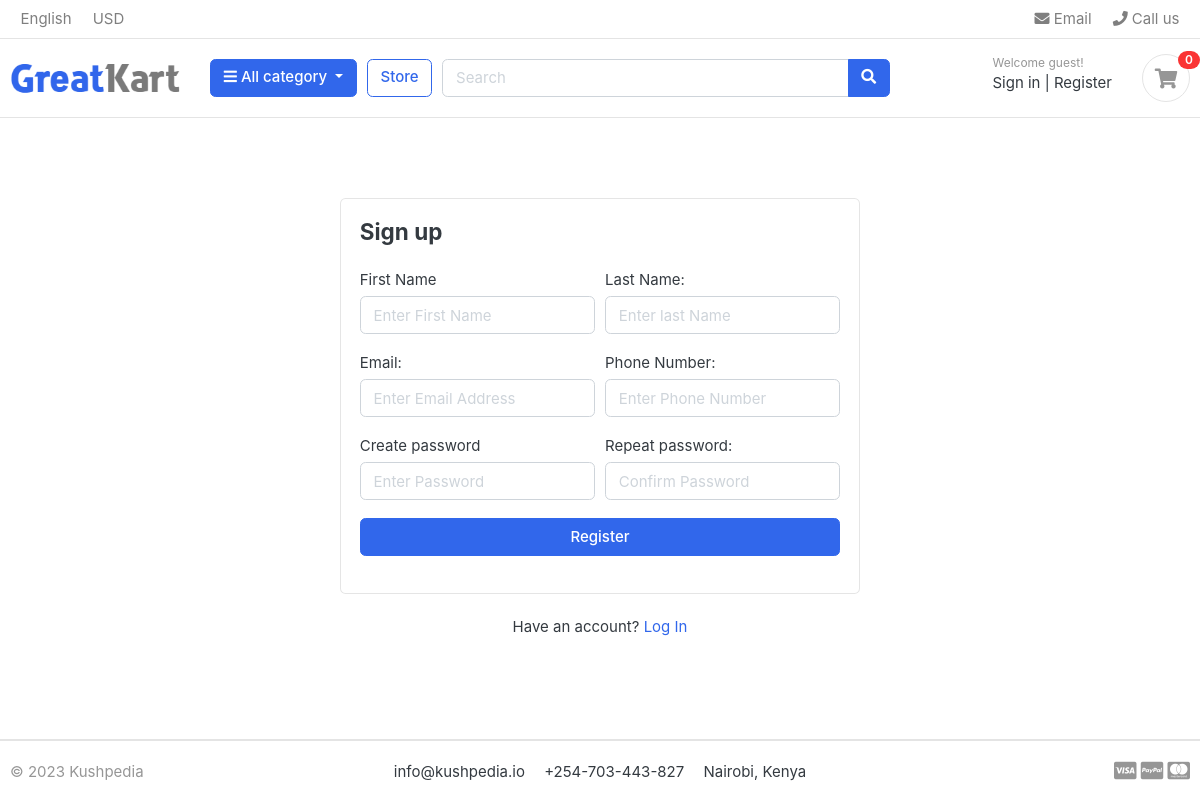
The app's page /accounts/register/ (signed in), older data.
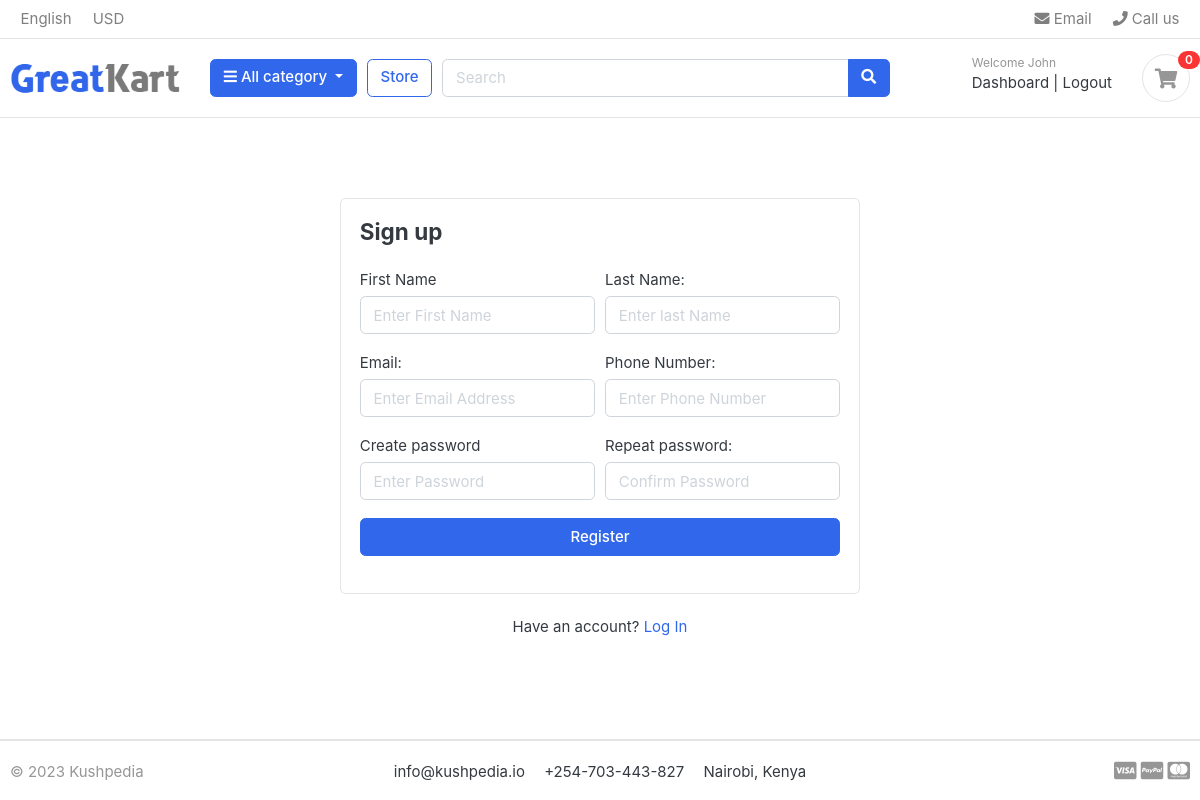
The same page, newer data.
### accounts/models.py (models this page shows, shortened)
class Account(AbstractBaseUser):
    first_name = models.CharField(max_length=100)
    last_name = models.CharField(max_length=100)
    username = models.CharField(max_length=100, unique=True)
    email = models.EmailField(max_length=50, unique=True)
    phone_number = models.CharField(max_length=50)
    date_joined = models.DateTimeField(auto_now_add=True)
    last_login = models.DateTimeField(auto_now_add=True)
    is_admin = models.BooleanField(default=False)
    is_staff = models.BooleanField(default=False)
    is_active = models.BooleanField(default=False)
    is_superadmin = models.BooleanField(default=False)
    USERNAME_FIELD = 'email'
    REQUIRED_FIELDS = ['username', 'first_name', 'last_name']
    objects = MyAccountManager()

### accounts/views.py (the view)
# urls.py: path('register/',views.register,name="register"),
def register(request):
    if request.method == 'POST':
        form = RegistrationForm(request.POST)
        if form.is_valid():
            first_name = form.cleaned_data['first_name']
            last_name = form.cleaned_data['last_name']
            phone_number = form.cleaned_data['phone_number']
            password = form.cleaned_data['password']
            email = form.cleaned_data['email']
            username = email.split("@")[0]
            user = Account.objects.create_user(first_name = first_name, last_name = last_name, email = email, username = username, password = password)
            user.phone_number = phone_number
            user.save()
            current_site = get_current_site(request)
            mail_subject = 'Account Activation'
            message = render_to_string('accounts/account_verification_email.html',{
                'user' : user,
                'domain' : current_site,
                'uid' : urlsafe_base64_encode(force_bytes(user.pk)),
                'token' : default_token_generator.make_token(user),
            })
            to_email = email
            send_email = EmailMessage(mail_subject, message, to=[to_email])
            send_email.send()
            return redirect('/accounts/login/?command=verification&email='+email)
    else:
        form = RegistrationForm()
    context = {
        'form' : form,
        }
    return render(request, 'accounts/register.html', context)

### accounts/forms.py (shortened to what this page needs)
class RegistrationForm(forms.ModelForm):
    password = forms.CharField(widget=forms.PasswordInput(attrs={
        'placeholder': 'Enter Password',
    }))
    confirm_password = forms.CharField(widget=forms.PasswordInput(attrs={
        'placeholder': 'Confirm Password'
    }))
    class Meta:
        model = Account
        fields = ['first_name', 'last_name', 'email', 'phone_number', 'password']
    def __init__(self, *args, **kwargs):
        super(RegistrationForm, self).__init__(*args, **kwargs)
        self.fields['first_name'].widget.attrs['placeholder'] = 'Enter First Name'
        self.fields['last_name'].widget.attrs['placeholder'] = 'Enter last Name'
        self.fields['phone_number'].widget.attrs['placeholder'] = 'Enter Phone Number'
        self.fields['email'].widget.attrs['placeholder'] = 'Enter Email Address'
        for field in self.fields:
            self.fields[field].widget.attrs['class'] = 'form-control'

### carts/views.py (called while the page is built)
def _cart_id(request):
    cart = request.session.session_key
    if not cart:
        cart = request.session.create()
    return cart

### categoryApp/context_processors.py (called while the page is built)
def menu_links(request):
    links = Category.objects.all()
    return dict(links=links)

### templates/accounts/register.html (shortened to what this page needs)
{% extends 'base.html' %}
{% block content %}
<section class="section-content padding-y">
        <div class="card mx-auto" style="max-width:520px; margin-top:40px;">
        <article class="card-body">
            <header class="mb-4"><h4 class="card-title">Sign up</h4></header>
            <form action="{% url 'register' %}" method="POST">
                    <div class="form-row">
                        <div class="col form-group">
                            <label>First Name</label>
                                {{form.first_name}}
                        </div>
                        <div class="col form-group">
                            <label>Last Name:</label>
                                {{form.last_name}}
                        </div>
                    </div>
                    <div class="form-row">
                        <div class="form-group col-md-6">
                            <label>Email:</label>
                                {{ form.email }}
                        </div>
                        <div class="form-group col-md-6">
                        <label>Phone Number:</label>
                                {{ form.phone_number }}
                        </div>
                    </div>
                    <div class="form-row">
                        <div class="form-group col-md-6">
                            <label>Create password</label>
                                {{ form.password }}
                        </div>
                        <div class="form-group col-md-6">
                            <label>Repeat password:</label>
                            {{ form.confirm_password }}
                        </div>
                    </div>
                    <div class="form-group">
                        <button type="submit" class="btn btn-primary btn-block"> Register  </button>
                    </div>
                </form>
            </article>
        </div>
        <p class="text-center mt-4">Have an account? <a href="{% url 'login' %}">Log In</a></p>
        <br><br>
    </section>
{% endblock %}

### templates/includes/navbar.html (shortened to what this page needs)
{% load static %}
<header class="section-header">
    <nav class="navbar p-md-0 navbar-expand-sm navbar-light border-bottom">
    <div class="container">
    <div class="collapse navbar-collapse" id="navbarTop4">
        <ul class="navbar-nav mr-auto">
        <li class="nav-item dropdown">
            <a href="#" class="nav-link">   English </a>
            </li>
            <li class="nav-item dropdown">
                <a href="#" class="nav-link"> USD </a>
            </li>
        </ul>
        <ul class="navbar-nav">
            <li><a href="#" class="nav-link"> <i class="fa fa-envelope"></i> Email </a></li>
            <li><a href="#" class="nav-link"> <i class="fa fa-phone"></i> Call us </a></li>
        </ul>
    </div>
    </div>
    </nav>
    <section class="header-main border-bottom">
        <div class="container">
    <div class="row align-items-center">
        <div class="col-lg-2 col-md-3 col-6">
            <a href="{% url 'home' %}" class="brand-wrap">
                <img class="logo" src="{% static './images/logo.png' %}">
            </a>
        </div>
        <div class="col-lg col-sm col-md col-6 flex-grow-0">
            <div class="category-wrap dropdown d-inline-block float-right">
                <button type="button" class="btn btn-primary dropdown-toggle" data-toggle="dropdown">
                    <i class="fa fa-bars"></i> All category
                </button>
            </div>
        </div>
        <a href="{% url 'store' %}" class="btn btn-outline-primary">Store</a>
        <div class="col-lg  col-md-6 col-sm-12 col">
            <form action="{% url 'search' %}" class="search" method="GET">
                <div class="input-group w-100">
                <input type="text" class="form-control" style="width:60%;" placeholder="Search" name="keyword">
                <div class="input-group-append">
                <button class="btn btn-primary" type="submit">
                <i class="fa fa-search"></i>
                </button>
                </div>
        </div>
            </form>
        </div>
        <div class="col-lg-3 col-sm-6 col-8 order-2 order-lg-3">
                    <div class="d-flex justify-content-end mb-3 mb-lg-0">
                        <div class="widget-header">
                            {% if user.id is not None %}
                            <small class="title text-muted">Welcome {{user.first_name}}</small>
                            <div>
                                <a href="{% url 'dashboard' %}">Dashboard</a> <span class="dark-transp"> | </span>
                                <a href="{% url 'logout' %}"> Logout</a>
                                {% else %}
                                <small class="title text-muted">Welcome guest!</small>
                                <div>
                                    <a href="{% url 'login' %}">Sign in</a> <span class="dark-transp"> | </span>
                                    <a href="{% url 'register' %}"> Register</a>
                                {% endif %}
                            </div>
                        </div>
                        <a href="{% url 'cart' %}" class="widget-header pl-3 ml-3">
                            <div class="icon icon-sm rounded-circle border"><i class="fa fa-shopping-cart"></i></div>
                            <span class="badge badge-pill badge-danger notify">{{cart_count}}</span>
                        </a>
                    </div>
                </div>
    </div>
        </div>
    </section>
    </header>

Row changes from the older to the newer data that the page shows:
now on this page (row edited): Account: first_name "John"
changed Account: is_active False → True (drawn)
Text that changed along with them:
text no longer shown: "Welcome guest! Sign in Register"
text now shown: "Welcome Dashboard Logout"
